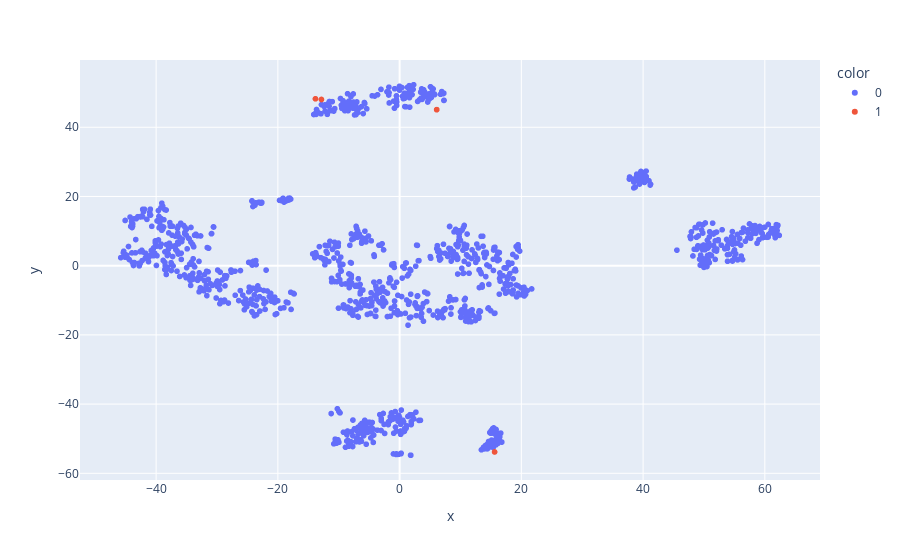

The notebook cell saved with this chart:
### Code cell
machine = 'WOS___175L'
start_date = datetime.strptime('2021-02-11T07:00:00Z', '%Y-%m-%dT%H:%M:%SZ').replace(tzinfo=timezone.utc)
end_date = datetime.strptime('2021-02-11T13:00:00Z', '%Y-%m-%dT%H:%M:%SZ').replace(tzinfo=timezone.utc)

data = pd.read_csv(os.path.join(DATA_PATH, machine+'_norm.csv'), parse_dates=['time'])

selected_times = data[(data['time'] > start_date) & (data['time'] < end_date)]['time']

df = data.copy()
method = 'tsne'

df['color'] = df.apply(
    lambda row: '1' if row['time'] in list(selected_times) else '0',
    axis=1
)

X = df.drop(columns=['time'])

if method == 'tsne':
    X_embedded = TSNE(
        n_components=2,
        random_state=RANDOM_STATE
    ).fit_transform(X)
    X_embedded = pd.DataFrame(X_embedded)
    df['x'] = X_embedded[0]
    df['y'] = X_embedded[1]
elif method=='pca':
    pca = PCA(n_components=2).fit_transform(X.values)
    df['x'] = pca[:,0]
    df['y'] = pca[:,1]
fig = px.scatter(df, x='x', y='y', color='color', hover_name='time')
fig.show()

### Figure 1 — Plotly figure (JSON) as saved in the notebook; plotly's stock layout.template omitted (floating-point values rounded to 4 significant figures; data arrays with more than 128 entries replaced by an {"elided": "..."} marker saying what was removed)
{"data": [{"hovertemplate": "<b>%{hovertext}</b><br><br>color=0<br>x=%{x}<br>y=%{y}<extra></extra>", "hovertext": {"elided": "1159 str values"}, "legendgroup": "0", "marker": {"color": "#636efa", "symbol": "circle"}, "mode": "markers", "name": "0", "showlegend": true, "type": "scattergl", "x": {"elided": "1159 float values"}, "xaxis": "x", "y": {"elided": "1159 float values"}, "yaxis": "y"}, {"hovertemplate": "<b>%{hovertext}</b><br><br>color=1<br>x=%{x}<br>y=%{y}<extra></extra>", "hovertext": ["2021-02-11T08:00:00+00:00", "2021-02-11T09:00:00+00:00", "2021-02-11T10:00:00+00:00", "2021-02-11T11:00:00+00:00", "2021-02-11T12:00:00+00:00"], "legendgroup": "1", "marker": {"color": "#EF553B", "symbol": "circle"}, "mode": "markers", "name": "1", "showlegend": true, "type": "scattergl", "x": [-13.83, 6.084, 6.1, -12.84, 15.6], "xaxis": "x", "y": [48.22, 45.08, 45.1, 48.03, -53.84], "yaxis": "y"}], "layout": {"legend": {"title": {"text": "color"}, "tracegroupgap": 0}, "margin": {"t": 60}, "xaxis": {"anchor": "y", "domain": [0, 1], "title": {"text": "x"}}, "yaxis": {"anchor": "x", "domain": [0, 1], "title": {"text": "y"}}}}
